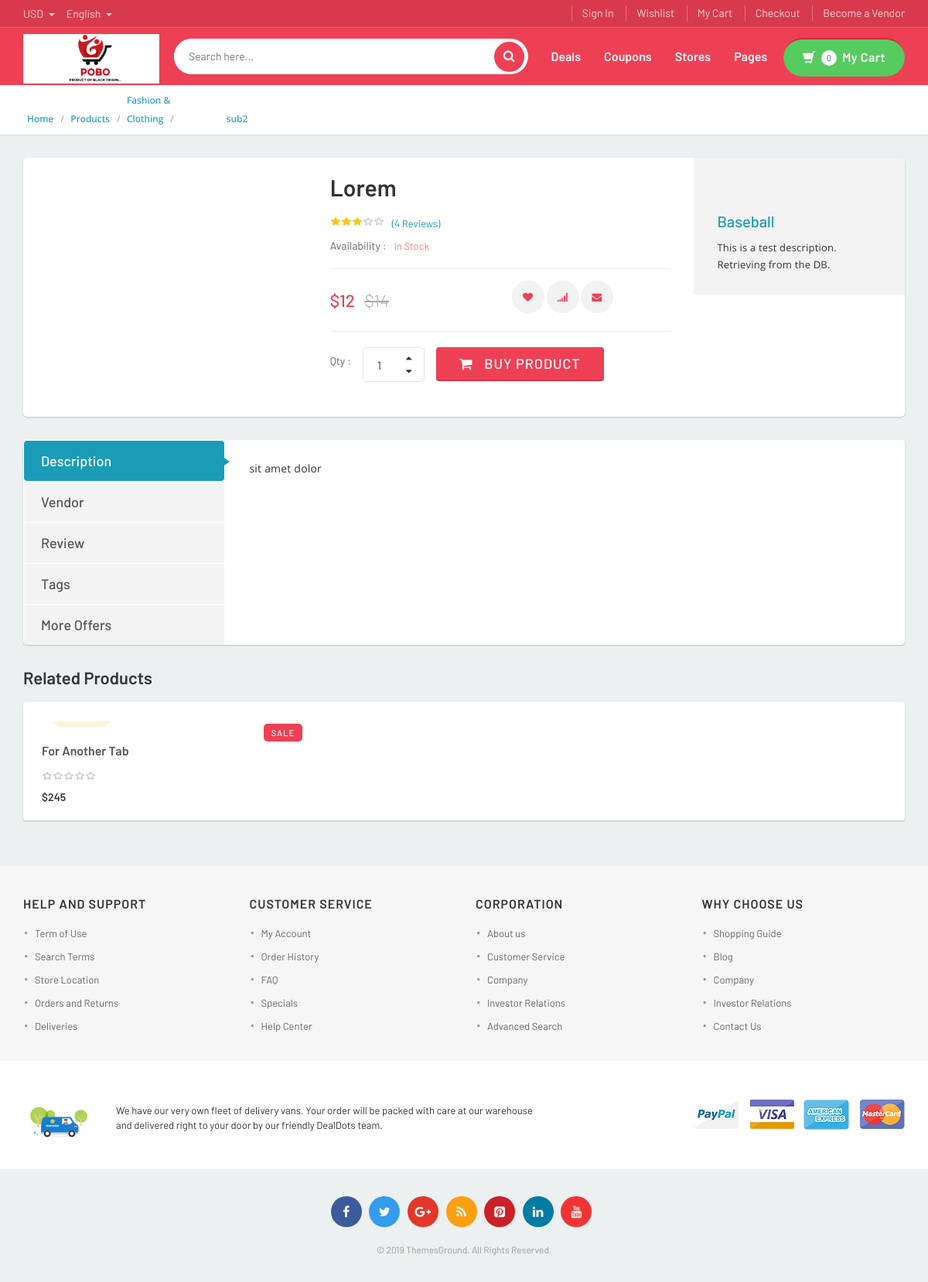
Screenshot of /deals-detail.php?id=4 with the database file from the repository.
### tables this page shows
CREATE TABLE `category` (
  `id` int(10) UNSIGNED NOT NULL,
  `name` varchar(100) DEFAULT '',
  `banner` varchar(1000) NOT NULL DEFAULT ''
);

CREATE TABLE `subcategory` (
  `id` int(10) UNSIGNED NOT NULL,
  `name` varchar(100) DEFAULT NULL,
  `category` int(10) UNSIGNED NOT NULL
);

CREATE TABLE `products` (
  `id` bigint(20) UNSIGNED NOT NULL,
  `name` varchar(500) NOT NULL,
  `vendor` int(10) UNSIGNED NOT NULL,
  `price` int(11) NOT NULL,
  `oldprice` int(11) NOT NULL DEFAULT 0,
  `dateadded` datetime NOT NULL DEFAULT current_timestamp(),
  `available` int(11) NOT NULL DEFAULT 0,
  `cover` varchar(500) NOT NULL,
  `imagefolder` varchar(500) NOT NULL,
  `description` varchar(1000) NOT NULL,
  `category` int(10) UNSIGNED NOT NULL,
  `subcategory` int(10) UNSIGNED NOT NULL DEFAULT 2,
  `sale` varchar(4) NOT NULL DEFAULT 'no'
);

CREATE TABLE `vendors` (
  `id` int(10) UNSIGNED NOT NULL,
  `name` varchar(100) NOT NULL,
  `email` varchar(150) NOT NULL,
  `password` varchar(200) NOT NULL,
  `token` varchar(200) NOT NULL,
  `description` varchar(500) NOT NULL,
  `logo` varchar(500) NOT NULL,
  `icon` varchar(500) NOT NULL,
  `fb` varchar(500) NOT NULL DEFAULT '',
  `twitter` varchar(500) NOT NULL DEFAULT '',
  `rss` varchar(500) NOT NULL DEFAULT '',
  `verified` varchar(3) NOT NULL DEFAULT 'no',
  `approved` varchar(3) NOT NULL DEFAULT 'no'
);

### deals-detail.php (the view, shortened to what this page needs)
<?php
  include("dbcon.php");
  if(isset($_GET['id']) && $_GET['id']!=""){
    $prodId = $_GET['id'];
    $prodQ = mysqli_query($db, "SELECT * FROM products WHERE id='$prodId' LIMIT 1");
    if(mysqli_num_rows($prodQ)>0){
      $prodRow = mysqli_fetch_assoc($prodQ);
      $prodName = $prodRow['name'];
      $prodDescription = $prodRow['description'];
      $prodAvailable = $prodRow['available'];
      $catId = $prodRow['category'];
      $subCatId = $prodRow['subcategory'];
      $price = $prodRow['price'];
      $oldPrice = $prodRow['oldprice'];
      $vendorId = $prodRow['vendor'];
      $catQ = mysqli_query($db, "SELECT name FROM category WHERE id = '$catId' ");
      $catRow = mysqli_fetch_assoc($catQ);
      $catName = $catRow['name'];
      $subCatQ = mysqli_query($db, "SELECT name FROM subcategory WHERE id='$subCatId'");
      $subCatRow = mysqli_fetch_assoc($subCatQ);
      $subCatName = $subCatRow['name'];
      $vendorQ = mysqli_query($db, "SELECT name, logo, description, email FROM vendors WHERE id='$vendorId' ");
      $vendorRow = mysqli_fetch_assoc($vendorQ);
      $vendorName = $vendorRow['name'];
      $vendorEmail = $vendorRow['email'];
      $vendorDescription = $vendorRow['description'];
      $reviewQ = mysqli_query($db, "
        SELECT COUNT(id) AS numofrvw, (AVG(quality+price+value))/3.0 AS rating
        FROM reviews WHERE product = '$prodId'
      ");
      $rating = 0;
      $numOfRvw = 0;
      $reviewRow = mysqli_fetch_assoc($reviewQ);
      if($reviewRow['rating']!=null) $rating = $reviewRow['rating'];
      if($reviewRow['numofrvw'] != null) $numOfRvw = $reviewRow['numofrvw'];
      $ratingBlock = "
        <div class=\"rating rateit-small\" data-rateit-backingfld=\"#$prodId\" ></div>
          <input type=\"range\" min=\"0\" max=\"5\" value=\"$rating\" step=\"0.10\" id=\"$prodId\">
        ";
    }
    else header("location: deals-grid.php");
  }
  else header("location: deals-grid.php");
?>
<!DOCTYPE html>
<html lang="en">
<head>
<link rel="stylesheet" href="assets/css/bootstrap.min.css">
<link rel="stylesheet" href="assets/css/main.css">
<link rel="stylesheet" href="assets/css/blue.css">
<link rel="stylesheet" href="assets/css/owl.carousel.css">
<link rel="stylesheet" href="assets/css/owl.transitions.css">
<link rel="stylesheet" href="assets/css/rateit.css">
<link rel="stylesheet" href="assets/css/bootstrap-select.min.css">
<link href="assets/css/lightbox.css" rel="stylesheet">
<link rel="stylesheet" href="assets/css/font-awesome.css">
</head>
<body>
<?php include("header-section.php"); ?>
<div class="breadcrumb">
  <div class="container">
		<div class="breadcrumb-inner">
			<ul class="list-inline list-unstyled">
        <li><a href="/home.php">Home</a></li>
        <li><a href="/deals-grid.php">Products</a></li>
				<li><a href="/deals-grid.php?cat=<?=$catId?>"><?=$catName?></a></li>
				<?php
          if($subCatId!=2) echo "
            <li><a href=\"/deals-grid.php?cat=$catId&subcat=$subCatId\">$subCatName</a></li>
          ";
        ?>
			</ul>
		</div>
	</div>
</div>
<div class="body-content outer-top-ts">
	<div class='container'>
		<div class='row single-product'>
			<div class='col-md-12'>
        <div class="detail-block">
				  <div class="row  wow fadeInUp">
            <div class="col-xs-12 col-sm-5 col-md-4 gallery-holder">
              <div class="product-item-holder size-big single-product-gallery small-gallery">
              </div>
            </div>
  					<div class='col-sm-7 col-md-5 product-info-block'>
  						<div class="product-info">
  							<h1 class="name"><?=$prodName?></h1>
  							<div class="rating-reviews m-t-20">
  								<div class="row">
                    <div class="col-lg-12">
    									<div class="pull-left">
    										<?=$ratingBlock?>
    									</div>
    									<div class="pull-left">
    										<div class="reviews">
    											<a data-toggle="tab" href="#review" class="lnk"> (<?=$numOfRvw?> Reviews)
                          </a>
    										</div>
    									</div>
                    </div>
  								</div>
  							</div>
  							<div class="stock-container info-container m-t-10">
  								<div class="row">
                    <div class="col-lg-12">
    									<div class="pull-left">
    										<div class="stock-box">
    											<span class="label">Availability :</span>
    										</div>
    									</div>
    									<div class="pull-left">
    										<div class="stock-box">
    											<span class="value">
                          <?php
                            if($prodAvailable>0) echo"In Stock";
                            else echo"Out of Stock";
                          ?>
                          </span>
    										</div>
    									</div>
                    </div>
  								</div>
  							</div>
  							<div class="price-container info-container m-t-20">
  								<div class="row">
  									<div class="col-sm-12 col-xs-12 col-md-6 col-lg-6">
  										<div class="price-box">
  											<span class="price">$<?=$price?></span>
  											<?php
                          if($oldPrice>0)
                            echo"<span class=\"price-strike\">$$oldPrice</span>";
                        ?>
  										</div>
  									</div>
  									<div class="col-sm-12 col-xs-12 col-md-6 col-lg-6">
  										<div class="favorite-button">
  											<a class="btn btn-primary" data-toggle="tooltip" data-placement="right" title="Wishlist" onclick="addToWishlist('<?=$prodId?>')">
  											    <i class="fa fa-heart"></i>
  											</a>
                        <a class="btn btn-primary" data-toggle="tooltip" data-placement="right" title="Add to Compare" href="comp-add-remove.php?id=<?=$prodId?>&add=yes">
                           <i class="fa fa-signal"></i>
                        </a>
  											<a class="btn btn-primary" data-toggle="tooltip" data-placement="right" title="E-mail" href="mailto:<?=$vendorEmail?>">
  											    <i class="fa fa-envelope"></i>
  											</a>
  										</div>
  									</div>
  								</div>
  							</div>
                <?php
                  if($prodAvailable>0){
                    echo"
        							<div class=\"quantity-container info-container\">
        								<div class=\"row\">
        									<div class=\"qty\">
        										<span class=\"label\">Qty :</span>
        									</div>
        									<div class=\"qty-count\">
        										<div class=\"cart-quantity\">
        											<div class=\"quant-input\">
      					                <div class=\"arrows\">
      					                  <div class=\"arrow plus gradient\"><span class=\"ir\"><i class=\"icon fa fa-sort-asc\"></i></span></div>
      					                  <div class=\"arrow minus gradient\"><span class=\"ir\"><i class=\"icon fa fa-sort-desc\"></i></span></div>
      					                </div>
      					                <input type=\"text\" value=\"1\">
      					              </div>
                            </div>
        									</div>
        									<div class=\"add-btn\">
        										<a href=\"#\" class=\"btn btn-primary\"><i class=\"fa fa-shopping-cart inner-right-vs\"></i> Buy Product</a>
        									</div>
        								</div>
        							</div>
                      ";
                    }
                  ?>
  						</div>
  					</div>
            <div class="col-lg-3 col-sm-12 col-md-3">
              <div class="store-details">
                <h2><a href="store-detail.php?id=<?=$vendorId?>"><?=$vendorName?></a></h2>
                <p><?=$vendorDescription?></p>
              </div>
            </div>
          </div>
        </div>
				<div class="product-tabs inner-bottom-xs  wow fadeInUp">
					<div class="row">
						<div class="col-sm-3">
							<ul id="product-tabs" class="nav nav-tabs nav-tab-cell">
								<li class="active"><a data-toggle="tab" href="#description">Description</a></li>
                                <li><a data-toggle="tab" href="#vendor">Vendor</a></li>
								<li><a data-toggle="tab" href="#review">Review</a></li>
								<li><a data-toggle="tab" href="#tags">Tags</a></li>
                                <li><a data-toggle="tab" href="#offers">More Offers</a></li>
							</ul>
						</div>
						<div class="col-sm-9">
							<div class="tab-content">
								<div id="description" class="tab-pane in active">
									<div class="product-tab">
										<p class="text"><?=$prodDescription?></p>
									</div>
								</div>
							</div>
						</div>
					</div>
				</div>
          <?php
            $tabItemsQ = mysqli_query($db, "SELECT * FROM products WHERE category=$catId AND id!='$prodId' ORDER BY dateadded DESC");
              if(mysqli_num_rows($tabItemsQ)>0){
                echo"
                  <section class=\"section wow fadeInUp\">
                  <h3 class=\"section-title\">Related Products</h3>
                  <div class=\"new-arriavls\">
                  <div class=\"owl-carousel home-owl-carousel custom-carousel owl-theme outer-top-xs\">
                ";
                while($tabItemsRow = mysqli_fetch_assoc($tabItemsQ)){
                  $prodId = $tabItemsRow['id'];
                  $prodName = $tabItemsRow['name'];
                  $sale = $tabItemsRow['sale'];
                  $coverUrl = $tabItemsRow['cover'];
                  $vendorId = $tabItemsRow['vendor'];
                  $vendorQ = mysqli_query($db, "SELECT name FROM vendors WHERE id=".$vendorId." LIMIT 1");
                  $vendorRow = mysqli_fetch_assoc($vendorQ);
                  $vendorName = $vendorRow['name'];
                  $price = $tabItemsRow['price'];
                  $oldPrice = $tabItemsRow['oldprice'];
                  $oldPriceOutput = "<span class=\"price-before-discount\">$$oldPrice</span> ";
                  if($oldPrice==0) $oldPriceOutput = "";
                  $ratingQ = mysqli_query($db, "SELECT AVG(quality+price+value) as avg FROM reviews WHERE product = ".$prodId );
                  $ratingRow = mysqli_fetch_assoc($ratingQ);
                  $rating = $ratingRow['avg']/3.0 ;
                  $ratingBlock = "
                    <div class=\"rating rateit-small\" data-rateit-backingfld=\"#own$catId$prodId\" ></div>
                      <input type=\"range\" min=\"0\" max=\"5\" value=\"$rating\" step=\"0.10\" id=\"own$catId$prodId\">
                    ";
                  $productTag = "";
                  if($sale=="yes") $productTag = "<div class=\"tag sale\"><span>sale</span></div>";
                  else if($price<$oldPrice) {
                    $percentage = (int)((($oldPrice-$price)*100.0)/$oldPrice) ;
                    $productTag = "<div class=\"tag new\"><span>-$percentage% </span></div>";
                  }
                  echo"
                    <div class=\"item item-carousel\">
                      <div class=\"products\">
                        <div class=\"product\">
                          <div class=\"product-image\">
                            <div class=\"image\">
                              <a href=\"deals-detail.php?id=$prodId\">
                                <img src=\"$coverUrl\" alt=\"\">
                              </a>
                            </div>
                            $productTag
                          </div>
                          <div class=\"product-info text-left\">
                            <div class=\"brand\"> $vendorName </div>
                            <h3 class=\"name\"><a href=\"deals-detail.php?id=$prodId \">$prodName</a></h3>
                            $ratingBlock
                            <div class=\"product-price\"> <span class=\"price\"> $$price </span> $oldPriceOutput </div>
                          </div>
                                        <button onclick=\"addToCart('$prodId')\"  data-toggle=\"tooltip\" class=\"btn btn-primary icon\" type=\"button\" title=\"Add Cart\"> <i class=\"fa fa-shopping-cart\"></i> </button>
                                      <li style=\"display:none\" class=\"lnk wishlist cartprod$prodId\">
                                       </li>
                                    $prodId
                                      $prodId
                                      <li class=\"lnk\"> <a data-toggle=\"tooltip\" class=\"add-to-cart\" href=\"comp-add-remove.php?id=$prodId&add=yes\" title=\"Compare\"> <i class=\"fa fa-signal\" aria-hidden=\"true\"></i> </a> </li>
                        </div>
                      </div>
                    </div>
                  ";
                }
                echo"
                    </div>
                  </div>
                </section>
                ";
              }
            ?>
      </div>
    </div>
  </div>
  <?php include("footer-section.php"); ?>
</body>
</html>

### assets/css/blue.css (style rules this page uses)
.product .product-info .product-price .price { color: #333; }
.tag.sale { background: #ee4054; color:#fff }
.single-product .product-info .price-container .price-box .price { color: #ee4054; }
.single-product .product-tabs .nav.nav-tabs.nav-tab-cell li.active a { background: #1a9cb7; }
.single-product .product-tabs .nav.nav-tabs.nav-tab-cell li.active a:after { border-color: rgba(0, 0, 0, 0) rgba(0, 0, 0, 0) rgba(0, 0, 0, 0) #1a9cb7; }

### assets/css/rateit.css (style rules this page uses)
.rateit { display: -moz-inline-box; display: inline-block; position: relative; -webkit-user-select: none; -khtml-user-select: none; -moz-user-select: none; -o-user-select: none; -ms-user-select: none; user-select: none; -webkit-touch-callout: none; }

### assets/css/lightbox.css (style rules this page uses)
body:after { content: url(../images/close.png) url(../images/loading.gif) url(../images/prev.png) url(../images/next.png); display: none; }

### rows the page displays
category: name "Fashion & Clothing"
subcategory: name "sub2"
products: name "Lorem", price "12", oldprice "14", description "sit amet dolor"
vendors: name "Baseball", description "This is a test description. Retrieving from the DB."
products: sale "SALE", name "For Another Tab", price "245"

### other values shown
$icarth "0"
$numOfRvw "4"
